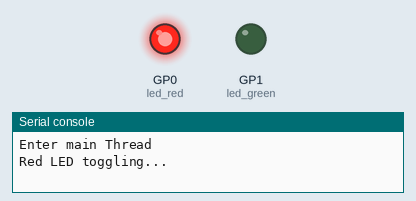
Simulated run of this program. Board: Raspberry Pi Pico running MicroPython. On the bench: output pins drawn as LEDs (lit = HIGH), the last lines printed to the serial console. Threads take turns every 2 ms.

Above: at 1.0 s.
At 3.2 s:
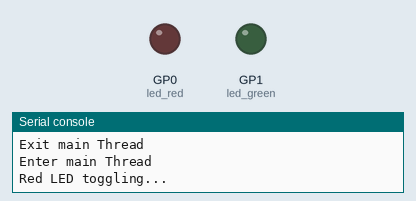
Timing chart, 0 to 5.6 s (numbered marks = the images above):
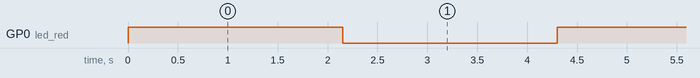

Measured:
- by itself, GP0 (led_red): alternates HIGH for 2.2 s and LOW for 2.2 s

The program:

dual_core_programming_main.py.py
```python
import machine
import _thread
from time import sleep

led_red = machine.Pin(0, machine.Pin.OUT)
led_green = machine.Pin(1, machine.Pin.OUT)

led_red.low()
led_green.low()

sLock = _thread.allocate_lock()

def CoreTask():
    while True:
        sLock.acquire()
        try:
            print("Enter second Thread")
            sleep(1)
            led_green.high()
            print("Green LED is turned ON")
            sleep(2)
            led_green.low()
            print("Green LED is turned OFF")
            sleep(1)
            print("Exit second Thread")
            sleep(1)
        finally:
            sLock.release()

_thread.start_new_thread(CoreTask, ())

while True:
    sLock.acquire()
    try:
        print("Enter main Thread")
        led_red.toggle()
        sleep(0.15)
        print("Red LED toggling...")
        sleep(1)
        print("Exit main Thread")
        sleep(1)
    finally:
        sLock.release()
```
